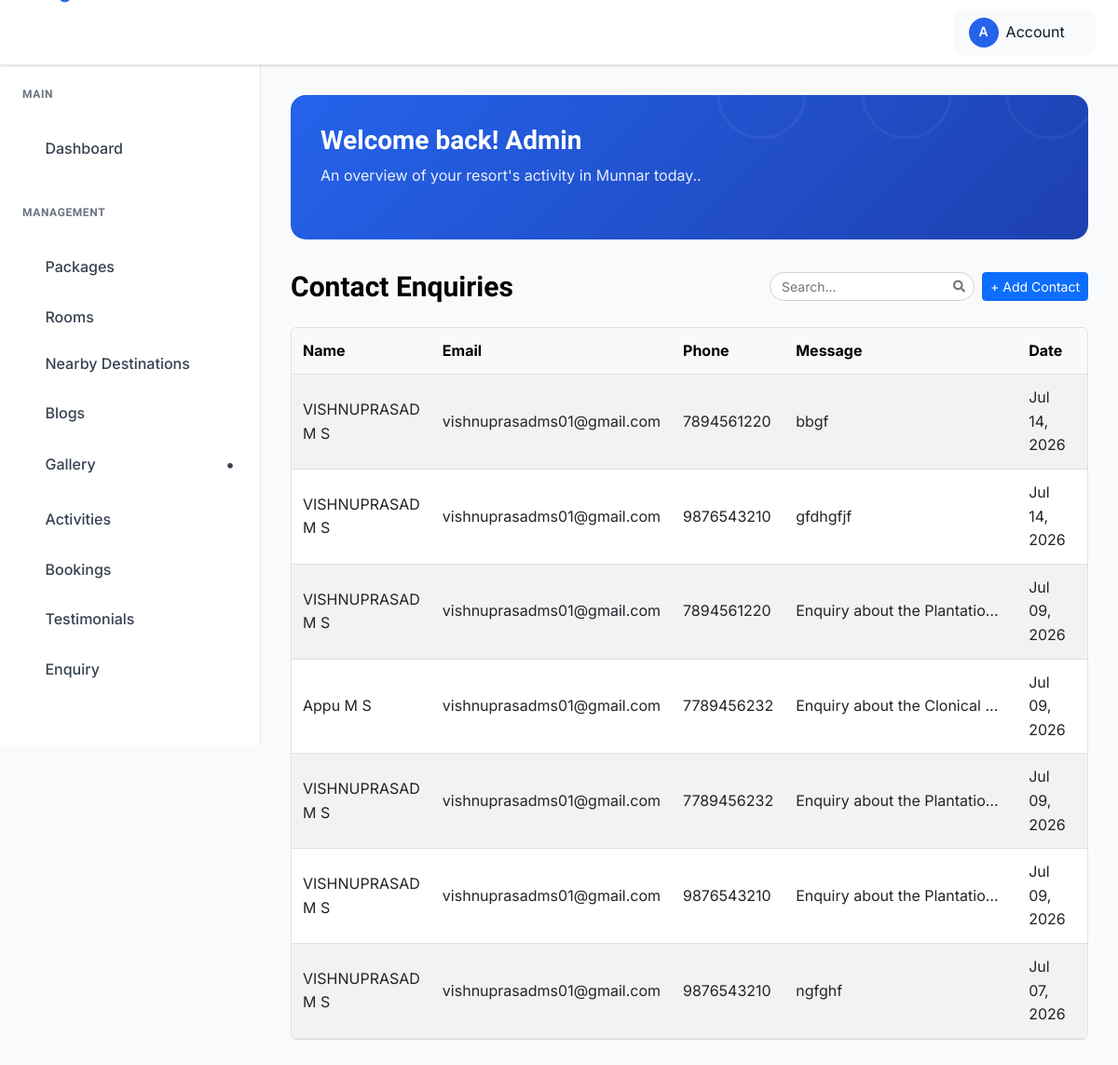
/enquiries/, run on an earlier commit of the app's database.
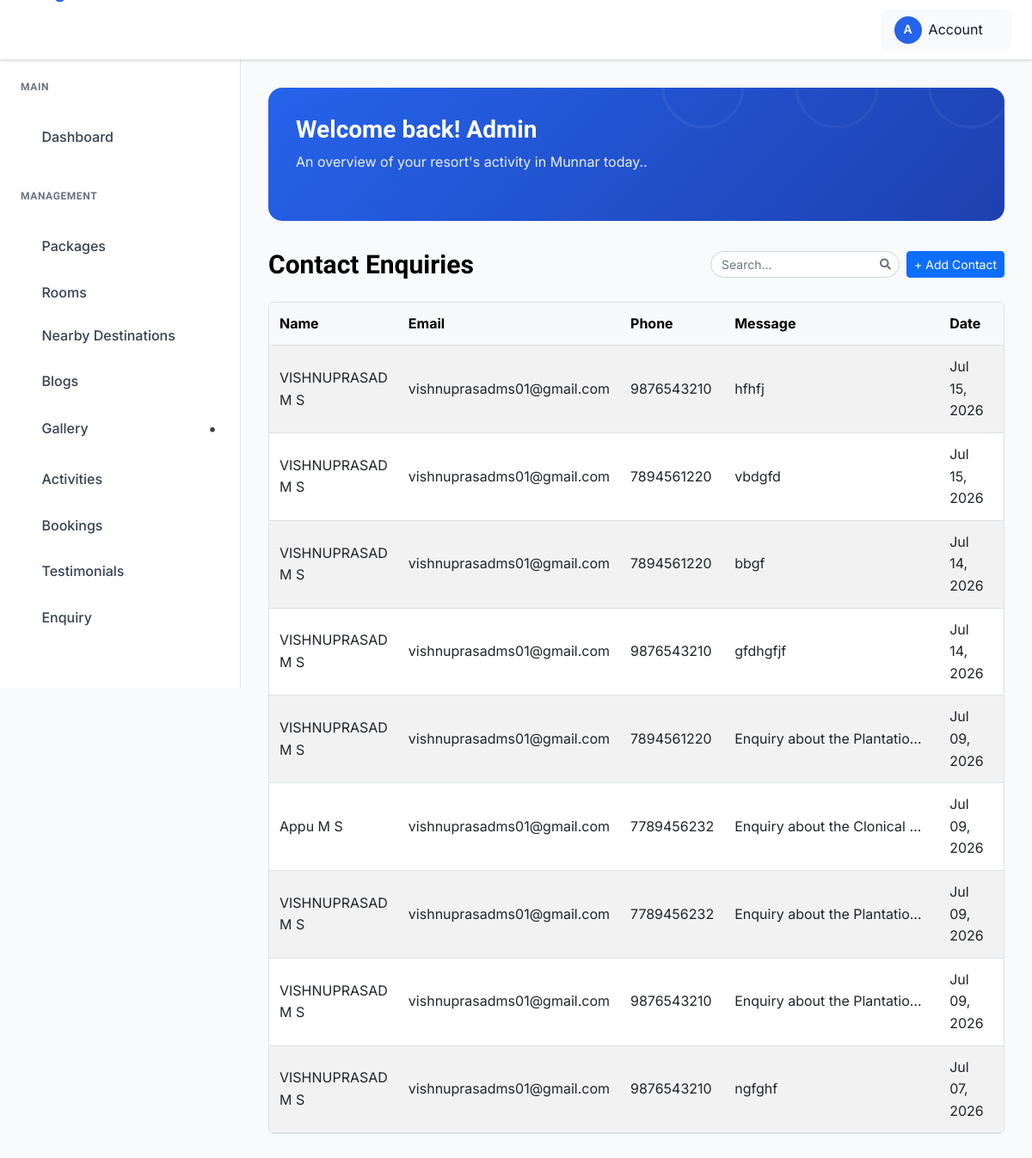
And on a later commit of the database.
### ambadyestate_app/models.py (models this page shows, shortened)
class Contact(models.Model):
    first_name = models.CharField(max_length=100)
    last_name = models.CharField(max_length=100)
    phone_number = models.CharField(max_length=20, blank=True, null=True)
    email = models.EmailField()
    message = models.TextField()
    created_at = models.DateTimeField(auto_now_add=True)
    class Meta:
        ordering = ["-created_at"]
        verbose_name = "Contact Enquiry"
        verbose_name_plural = "Contact Enquiries"
    @property
    def full_name(self):
        return f"{self.first_name} {self.last_name}"

### ambadyestate_app/views.py (the view)
# urls.py: path("enquiries/", views.enquiry_list, name="enquiry_list"),
def enquiry_list(request, add_form=None):
    enquiries = Contact.objects.all().order_by("-created_at")
    if add_form is None:
        add_form = ContactForm()
    return render(request, "admin_pages/enquiry_list.html", {
        "enquiries": enquiries,
        "add_form": add_form,
    })

### ambadyestate_app/forms.py
class ContactForm(forms.ModelForm):
    class Meta:
        model = Contact
        fields = ["first_name", "last_name", "phone_number", "email", "message"]
        widgets = {
            "first_name": forms.TextInput(attrs={"placeholder": "First Name", "class": "form-control"}),
            "last_name": forms.TextInput(attrs={"placeholder": "Last Name", "class": "form-control"}),
            "phone_number": forms.TextInput(attrs={"placeholder": "Phone Number", "class": "form-control"}),
            "email": forms.EmailInput(attrs={"placeholder": "Email Address", "class": "form-control"}),
            "message": forms.Textarea(attrs={"placeholder": "Send Message", "class": "form-control", "rows": 5}),
        }

### templates/admin_pages/enquiry_list.html (shortened to what this page needs)
{% extends "admin_pages/base.html" %}
{% load static %}
{% block content %}
<div class="dashboard__form__wraper">
    <div class="create__course__title mb-4 d-flex flex-wrap justify-content-between align-items-center gap-2">
        <h4 class="mb-0">Contact Enquiries</h4>
        <div class="d-flex align-items-center gap-2 ms-auto">
            <div class="search-box">
                <input type="text" id="contactSearchInput" class="form-control form-control-sm" placeholder="Search...">
            </div>
            <button type="button" class="btn btn-sm btn-primary" data-bs-toggle="modal" data-bs-target="#addContactModal">
                + Add Contact
            </button>
        </div>
    </div>
    <div class="custom-table-container">
        <table class="table table-striped table-hover align-middle">
            <thead class="table-light">
                <tr>
                    <th scope="col">Name</th>
                    <th scope="col">Email</th>
                    <th scope="col">Phone</th>
                    <th scope="col">Message</th>
                    <th scope="col">Date</th>
                    <th scope="col" class="text-center">Actions</th>
                </tr>
            </thead>
            <tbody id="contacts-table-body">
                {% for enquiry in enquiries %}
                <tr class="contact-row" data-id="{{ enquiry.pk }}">
                    <td>{{ enquiry.full_name }}</td>
                    <td>{{ enquiry.email }}</td>
                    <td>{{ enquiry.phone_number|default:"-" }}</td>
                    <td class="description-cell">{{ enquiry.message|truncatechars:30 }}</td>
                    <td>{{ enquiry.created_at|date:"M d, Y" }}</td>
                    <td class="text-center">
                    </td>
                </tr>
                {% empty %}
                <tr>
                    <td colspan="6" class="text-center py-4">
                        <p class="text-muted">No enquiries found.</p>
                    </td>
                </tr>
                {% endfor %}
            </tbody>
        </table>
    </div>
</div>
{% endblock %}

What changed in the data, as far as the page shows it:
added Contact: full_name "VISHNUPRASAD M S", email "vishnuprasadms01@gmail.com", phone_number "9876543210", message "hfhfj", created_at "Jul 15, 2026"
added Contact: full_name "VISHNUPRASAD M S", email "vishnuprasadms01@gmail.com", phone_number "7894561220", message "vbdgfd", created_at "Jul 15, 2026"
